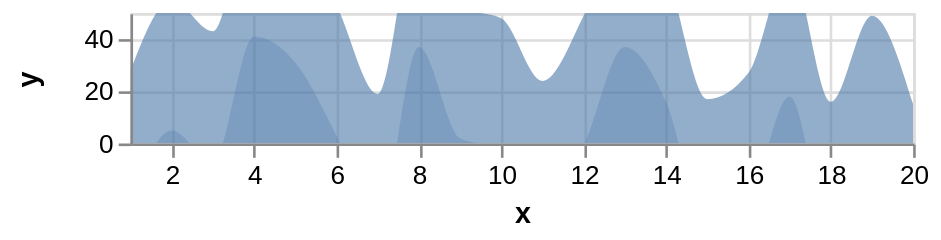

Write the Vega-Lite specification saved for this chart.
### Vega specification from a JSON file in a GitHub repository (floating-point values rounded to 4 significant figures)
{"$schema": "https://vega.github.io/schema/vega/v3.0.json", "description": "Horizon Graph with 2 layers. (See https://idl.cs.washington.edu/papers/horizon/ for more details on Horizon Graphs.)", "autosize": "pad", "padding": 5, "width": 300, "height": 50, "style": "cell", "data": [{"name": "source_0", "values": [{"x": 1, "y": 28}, {"x": 2, "y": 55}, {"x": 3, "y": 43}, {"x": 4, "y": 91}, {"x": 5, "y": 81}, {"x": 6, "y": 53}, {"x": 7, "y": 19}, {"x": 8, "y": 87}, {"x": 9, "y": 52}, {"x": 10, "y": 48}, {"x": 11, "y": 24}, {"x": 12, "y": 49}, {"x": 13, "y": 87}, {"x": 14, "y": 66}, {"x": 15, "y": 17}, {"x": 16, "y": 27}, {"x": 17, "y": 68}, {"x": 18, "y": 16}, {"x": 19, "y": 49}, {"x": 20, "y": 15}]}, {"name": "data_1", "source": "source_0", "transform": [{"type": "formula", "expr": "toNumber(datum[\"x\"])", "as": "x"}, {"type": "formula", "expr": "toNumber(datum[\"y\"])", "as": "y"}, {"type": "formula", "expr": "if(datum.y <= 50, datum.y, 50)", "as": "ny"}, {"type": "filter", "expr": "datum[\"x\"] !== null && !isNaN(datum[\"x\"]) && datum[\"y\"] !== null && !isNaN(datum[\"y\"])"}]}, {"name": "data_2", "source": "source_0", "transform": [{"type": "formula", "expr": "toNumber(datum[\"x\"])", "as": "x"}, {"type": "formula", "expr": "datum.y - 50", "as": "ny"}, {"type": "filter", "expr": "datum[\"x\"] !== null && !isNaN(datum[\"x\"]) && datum[\"ny\"] !== null && !isNaN(datum[\"ny\"])"}]}], "marks": [{"name": "layer_0_marks", "type": "area", "clip": true, "style": ["area"], "sort": {"field": "datum[\"x\"]", "order": "descending"}, "from": {"data": "data_1"}, "encode": {"update": {"x": {"scale": "x", "field": "x"}, "y": {"scale": "y", "field": "y"}, "y2": {"field": {"group": "height"}}, "fill": {"value": "#4c78a8"}, "opacity": {"value": 0.6}, "orient": {"value": "vertical"}}}}, {"name": "layer_1_marks", "type": "area", "clip": true, "style": ["area"], "sort": {"field": "datum[\"x\"]", "order": "descending"}, "from": {"data": "data_2"}, "encode": {"update": {"x": {"scale": "x", "field": "x"}, "y": {"scale": "y", "field": "ny"}, "y2": {"field": {"group": "height"}}, "fill": {"value": "#4c78a8"}, "opacity": {"value": 0.3}, "orient": {"value": "vertical"}}}}], "scales": [{"name": "x", "type": "linear", "domain": {"fields": [{"data": "data_1", "field": "x"}, {"data": "data_2", "field": "x"}], "sort": true}, "range": [0, {"signal": "width"}], "nice": false, "zero": false}, {"name": "y", "type": "linear", "domain": [0, 50], "range": [{"signal": "height"}, 0], "nice": true, "zero": false}], "axes": [{"scale": "x", "orient": "bottom", "labelOverlap": true, "tickCount": {"signal": "ceil(width/25)"}, "title": "x", "zindex": 1}, {"scale": "x", "orient": "bottom", "domain": false, "grid": true, "labels": false, "maxExtent": 0, "minExtent": 0, "tickCount": {"signal": "ceil(width/25)"}, "ticks": false, "zindex": 0, "gridScale": "y"}, {"title": "y", "scale": "y", "orient": "left", "labelOverlap": true, "tickCount": {"signal": "ceil(height/25)"}, "zindex": 1}, {"scale": "y", "orient": "left", "domain": false, "grid": true, "labels": false, "maxExtent": 0, "minExtent": 0, "tickCount": {"signal": "ceil(height/25)"}, "ticks": false, "zindex": 0, "gridScale": "x"}], "config": {"axisY": {"minExtent": 30}, "style": {"area": {"interpolate": "monotone"}}}}
